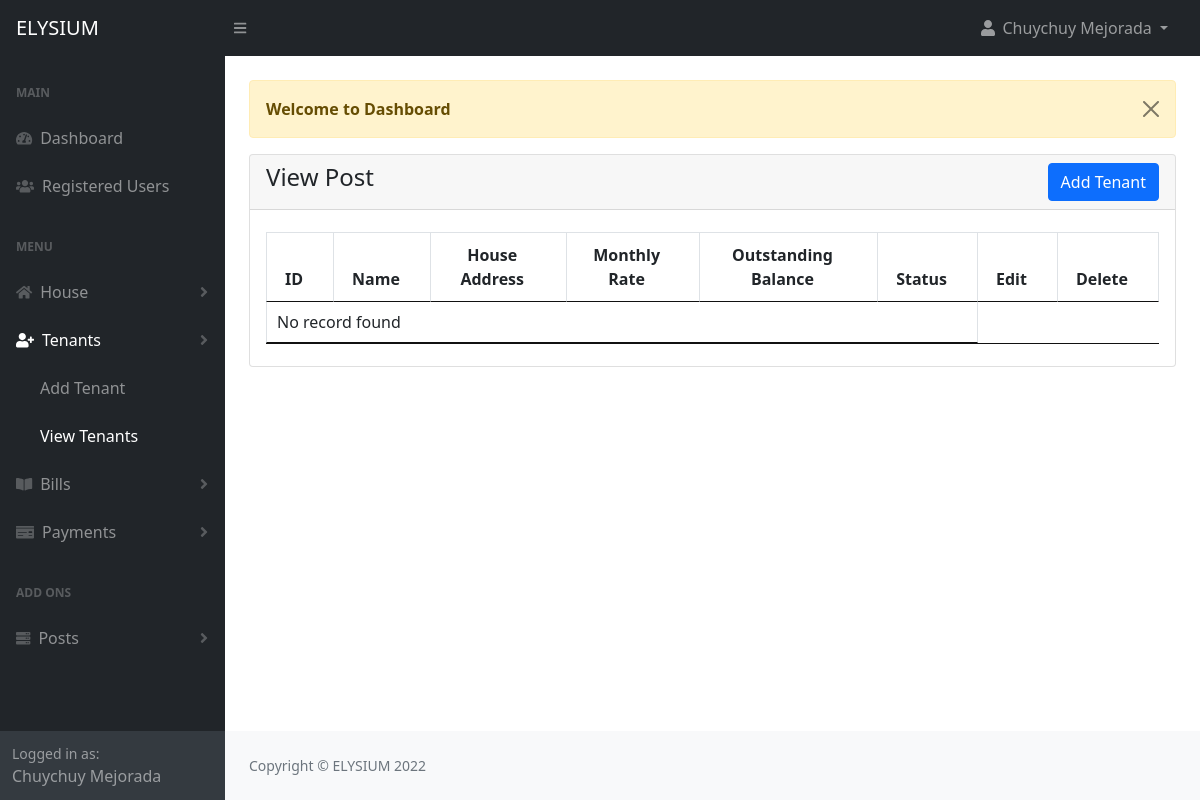
The page /admin/tenant_view.php (signed in) on the database as committed earlier.
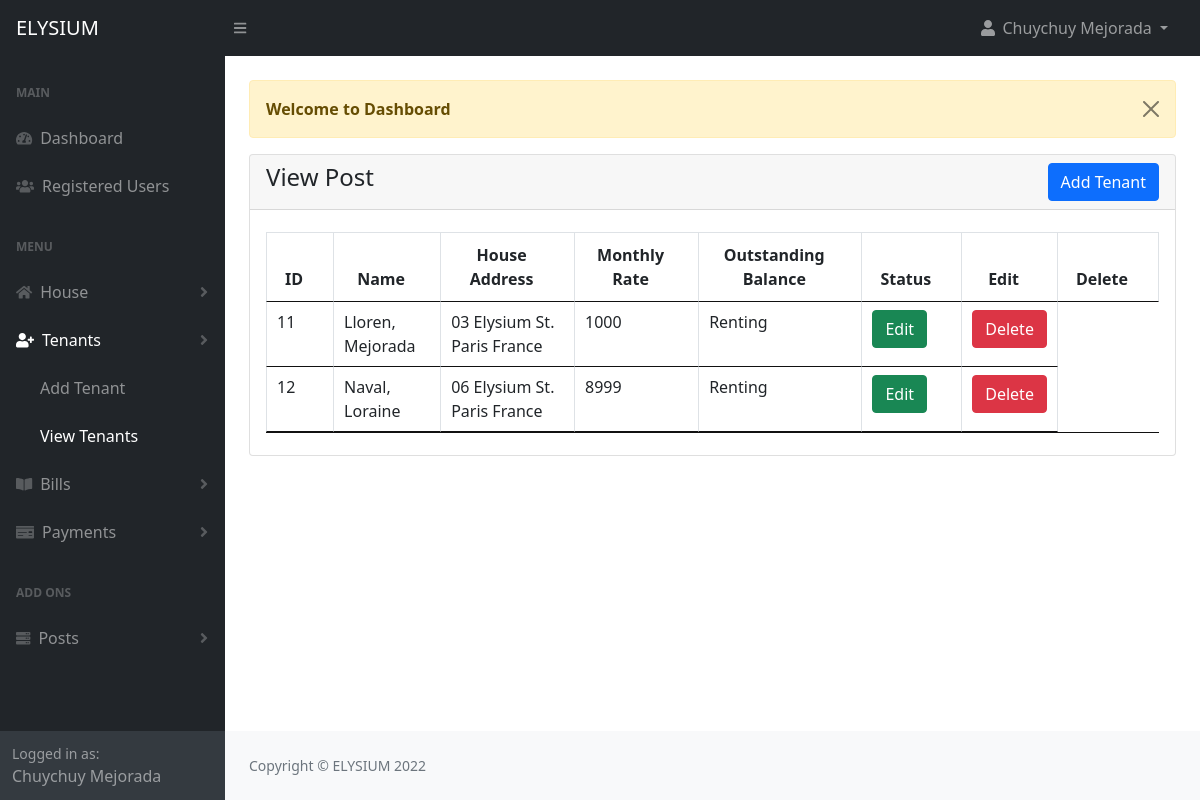
The same page on the database as committed later.
### tables this page shows
CREATE TABLE `tenant` (
  `tenant_id` int(199) NOT NULL,
  `users_id` int(199) NOT NULL,
  `house_id` int(200) NOT NULL,
  `tenant_status` tinyint(1) NOT NULL DEFAULT 0 COMMENT '0-inactive, 1-active, 2-deleted',
  `date_in` timestamp NOT NULL DEFAULT current_timestamp()
);

CREATE TABLE `house` (
  `house_id` int(11) NOT NULL,
  `house_address` varchar(199) NOT NULL,
  `house_price` int(20) NOT NULL,
  `house_desc` text DEFAULT NULL,
  `house_status` tinyint(1) NOT NULL DEFAULT 0 COMMENT '0-invisible, 1-visible, 2-delete',
  `house_avail` tinyint(1) NOT NULL DEFAULT 0 COMMENT '0-invisible, 1-visible, 2-delete',
  `added_date` timestamp NOT NULL DEFAULT current_timestamp()
);

### admin/tenant_view.php (the view)
<?php
include("authentication.php");
include("includes/header.php");
?>
<div class="container-fluid px-4">
    <div class="row mt-4">
        <div class="col-md-12">
			<?php include('message.php'); ?>
            <div class="card">
                <div class="card-header">
                    <h4>View Post
                        <a href="tenant_add.php" class="btn btn-primary float-end">Add Tenant</a>
                    </h4>
                </div>
                <div class="card-body">
                <div class="table-responsive">
                    <table id="myDataTable" class="table table-bordered table-stripe">
                        <thead>
                            <th class="text-center">ID</th>
                            <th class="text-center">Name</th>
                            <th class="text-center">House Address</th>
                            <th class="text-center">Monthly Rate</th>
                            <th class="text-center">Outstanding Balance</th>
                            <th class="text-center">Status</th>
                            <th class="text-center">Edit</th>
                            <th class="text-center">Delete</th>
                        </thead>
                        <?php
                            $tenant = "SELECT t.*,concat(u.lname,', ',u.fname) AS name, h.house_price, h.house_address
                                        FROM tenant t
                                        INNER JOIN house h ON h.house_id = t.house_id
                                        INNER JOIN users u ON u.id = t.users_id";
                            $tenant_run = mysqli_query($con, $tenant);
                            if(mysqli_num_rows($tenant_run) > 0)
                            {
                                foreach($tenant_run as $tenant)
                                {
                                    ?>
                                    <tbody>
                                        <tr>
                                            <td><?=$tenant['tenant_id']?></td>
                                            <td><?=$tenant['name']?></td>
                                            <td><?=$tenant['house_address']?></td>
                                            <td><?=$tenant['house_price']?></td>
                                            <td>
                                                <?=$tenant['tenant_status'] == '1' ? 'Renting':'Not Renting'?>
                                            </td>
                                            <td>
                                                <a href="tenant_edit.php?id=<?=$tenant['tenant_id']?>" class="btn btn-success">Edit</a>
                                            </td>
                                            <td>
                                                <form action="code.php" method="POST">
                                                    <button type="submit" class="btn btn-danger" value="<?=$tenant['tenant_id']?>" name="tenant_delete">Delete</button>
                                                </form>
                                            </td>
                                        </tr>
                                    <?php
                                }
                            }
                            else
                            {
                                ?>
                                <tr>
                                    <td colspan="6">No record found</td>
                                </tr>
                                <?php
                            }
                        ?>
                        </tbody>
                    </table>
                </div>
                </div>
            </div>
        </div>
    </div>
</div>
<?php
include("includes/footer.php");
include("includes/scripts.php");
?>

Rows that differ between the two databases and show on the page:
added tenant: tenant_id "11", name "Lloren, Mejorada", house.house_address "03 Elysium St. Paris France", house.house_price "1000", tenant_status "Renting"
added tenant: tenant_id "12", name "Naval, Loraine", house.house_address "06 Elysium St. Paris France", house.house_price "8999", tenant_status "Renting"
Other text that changed with them:
text no longer shown: "No record found"
